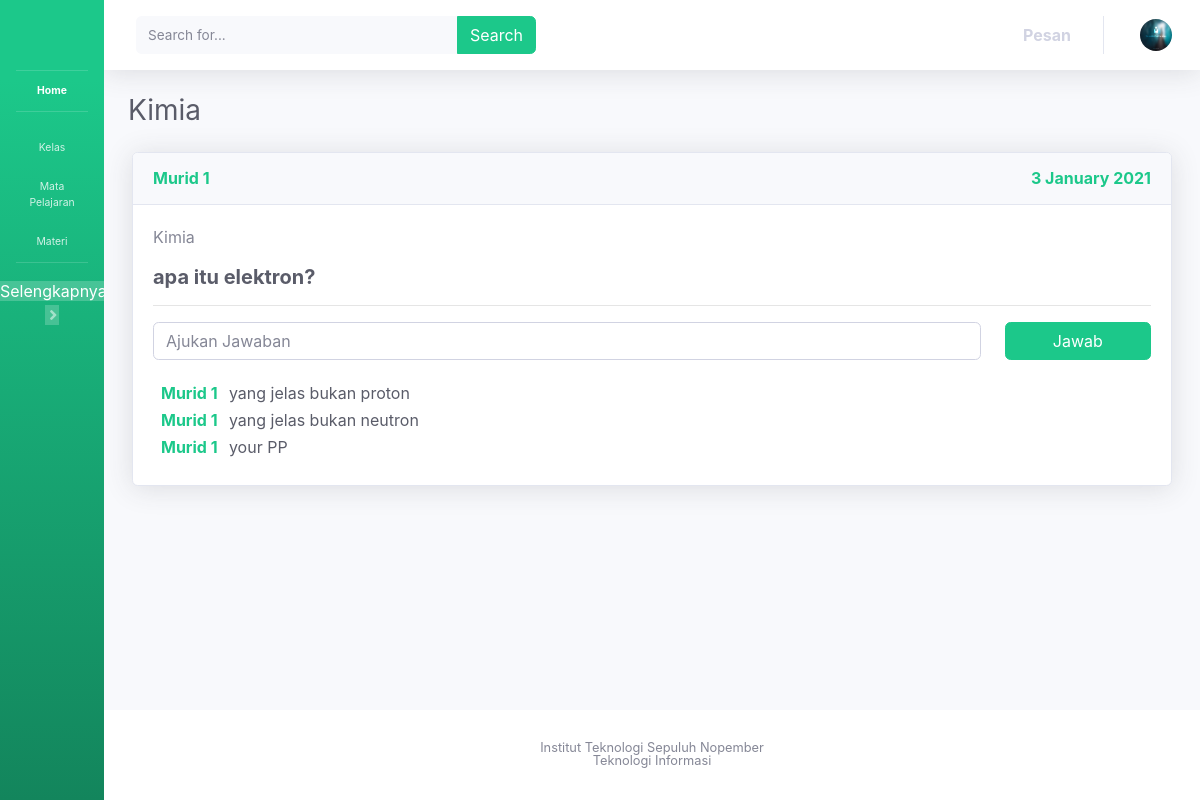
The app's page /Kimia.php with its own data.
### tables this page shows
CREATE TABLE IF NOT EXISTS `daftar_pertanyaan` (
  `id_pertanyaan` int(11) NOT NULL AUTO_INCREMENT,
  `mata_pelajaran` varchar(50) NOT NULL,
  `pertanyaan` varchar(10000) NOT NULL,
  `urgent` varchar(20) DEFAULT NULL,
  `penanya` varchar(50) NOT NULL,
  `tgl_post` timestamp NOT NULL DEFAULT current_timestamp() ON UPDATE current_timestamp(),
  PRIMARY KEY (`id_pertanyaan`)
);

CREATE TABLE IF NOT EXISTS `daftar_jawaban` (
  `id_jawaban` int(11) NOT NULL AUTO_INCREMENT,
  `penjawab` varchar(50) NOT NULL,
  `jawaban` varchar(255) NOT NULL,
  `tgl_post` timestamp NOT NULL DEFAULT current_timestamp() ON UPDATE current_timestamp(),
  `id_pertanyaan` int(11) NOT NULL,
  PRIMARY KEY (`id_jawaban`)
);

### Kimia.php (the view, shortened to what this page needs)
<?php
  include 'conn.php';
  $pitakonan = "SELECT * FROM daftar_pertanyaan WHERE `mata_pelajaran`='Kimia' ORDER BY tgl_post DESC";
  $wangsulan = "SELECT * FROM daftar_jawaban";
  $rows = mysqli_query($conn, $pitakonan);
  $baris = mysqli_query($conn, $wangsulan);
  $j = 0;
?>
<!DOCTYPE html>
<html lang="en"><head>
  <link href="bootstrap_files/all.css" rel="stylesheet" type="text/css">
  <link href="bootstrap_files/css.css" rel="stylesheet">
  <link href="bootstrap_files/sb-admin-2.css" rel="stylesheet">
</head>
<body id="page-top" data-new-gr-c-s-check-loaded="8.867.0" class="sidebar-toggled">
  <div id="wrapper">
    <ul class="navbar-nav bg-gradient-success sidebar sidebar-dark accordion toggled" id="accordionSidebar">
      <a class="sidebar-brand d-flex align-items-center justify-content-center" href="#">
      </a>
      <hr class="sidebar-divider my-0">
      <li class="nav-item active">
        <a class="nav-link" href="#">
          <span>Home</span></a>
      </li>
      <hr class="sidebar-divider">
      <li class="nav-item">
        <a class="nav-link collapsed" href="#" target="blank">
          <span>Kelas</span>
        </a>
      </li>
      <li class="nav-item">
        <a class="nav-link collapsed" href="#" target="blank">
          <span>Mata Pelajaran</span>
        </a>
      </li>
      <li class="nav-item">
        <a class="nav-link collapsed" href="#" target="blank">
          <span>Materi</span>
        </a>
      </li>
      <hr class="sidebar-divider">
      <div class="text-center d-none d-md-inline">
        <a class="mx-my-1 px-py-1 no-arrow" style="color:white;" id="sidebarToggle"> Selengkapnya </a>
      </div>
    </ul>
    <div id="content-wrapper" class="d-flex flex-column">
      <div id="content">
        <nav class="navbar navbar-expand navbar-light bg-white topbar mb-4 static-top shadow">
          <form class="d-none d-sm-inline-block form-inline mr-auto ml-md-3 my-2 my-md-0 mw-100 navbar-search">
            <div class="input-group">
              <input type="text" class="form-control bg-light border-0 small" placeholder="Search for..." aria-label="Search" aria-describedby="basic-addon2">
              <div class="input-group-append">
                <button class="btn btn-success" type="button">
                    <a>Search</a>
                </button>
              </div>
            </div>
          </form>
          <ul class="navbar-nav ml-auto">
            <li class="nav-item dropdown no-arrow mx-1">
              <a class="nav-link dropdown-toggle" href="#" id="messagesDropdown" role="button" data-toggle="dropdown" aria-haspopup="true" aria-expanded="false">
                <strong>Pesan</strong>
              </a>
            </li>
            <li class="nav-item dropdown no-arrow">
              <a class="nav-link dropdown-toggle" href="#" id="userDropdown" role="button" data-toggle="dropdown" aria-haspopup="true" aria-expanded="false">
                <img class="img-profile rounded-circle" src="bootstrap_files/60x60.jpg">
              </a>
            </li>
          </ul>
        </nav>
        <div class="container-fluid">
          <div class="d-sm-flex align-items-center justify-content-between mb-4">
            <h1 class="h3 mb-0 text-gray-800">Kimia</h1>
          </div>
          <?php foreach($rows as $row) :?>
              <div class="card shadow mb-4 mx-1" id="header<?= $j ?>">
                <div class="card-header py-3 d-flex flex-row align-items-center justify-content-between">
                  <h6 class="m-0 font-weight-bold text-success"> <?=  $row['penanya'] ?> </h6>
                  <h6 class="m-0 font-weight-bold text-success">
                    <?php
                      $tanggal = date('j F Y', strtotime($row['tgl_post']));
                      echo $tanggal;
                    ?>
                  </h6>
                </div>
                <div class="card-body">
                  <a class="mb-3"> <?=  $row['mata_pelajaran'] ?> </a>
                  <p class="h5 mt-3 font-weight-bold text-gray-800"> <?=  $row['pertanyaan'] ?> </p>
                  <hr class="divider">
                  <form class="form-group row" style="margin-bottom: 0px;" action="<?php echo 'Kimia.php?idPertanyaan='.$row['id_pertanyaan'];?>#header<?= $j ?>" method="post">
                      <div class="col-sm-8 col-md-10 mb-3"  style="margin-bottom:0px;">
                        <input type="text" class="form-control form-control-user" id="jawaban<?= $j ?>" name="jawaban" placeholder="Ajukan Jawaban" required>
                      </div>
                      <div class="col-sm-4 col-md-2">
                        <button type="submit" name="jawab" class="btn btn-success btn-user btn-block" id="button<?= $j ?>">
                           Jawab
                        </button>
                      </div>
                  </form>
                  <div class="form-group row" id="output<?= $j ?>" style="margin-bottom: 0px;">
                    <div class="card-body" style="padding-top: 0px;padding-bottom: 0px;">
                      <?php foreach($baris as $bari) :?>
                       <?php if($bari["id_pertanyaan"]==$row["id_pertanyaan"]) : ?>
                        <h6 class="mt-2 font-weight-bold text-success">
                          <?=  $bari['penjawab'] ?> &nbsp;
                          <a class="h6 mb-0 text-gray-800"> <?= $bari["jawaban"]; ?></a>
                        </h6>
                       <?php endif; ?>
                      <?php endforeach;?>
                    </div>
                  </div>
                </div>
              </div>
          <?php $j++; endforeach;?>
        </div>
      </div>
      <footer class="sticky-footer bg-white">
        <div class="container my-auto">
          <div class="copyright text-center my-auto">
            <span>Institut Teknologi Sepuluh Nopember</span><br>
            <span>Teknologi Informasi</span>
          </div>
        </div>
      </footer>
    </div>
  </div>
</body></html>

### records on screen
daftar_pertanyaan: penanya "Murid 1", tgl_post "3 January 2021", mata_pelajaran "Kimia", pertanyaan "apa itu elektron?"
daftar_jawaban: penjawab "Murid 1", jawaban "yang jelas bukan proton"
daftar_jawaban: penjawab "Murid 1", jawaban "yang jelas bukan neutron"
daftar_jawaban: penjawab "Murid 1", jawaban "your PP"
